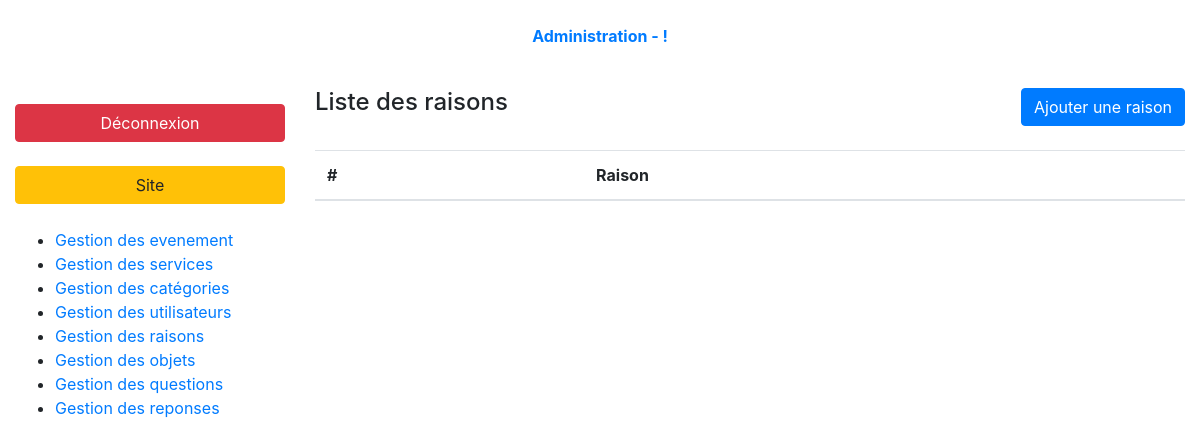
The app's page /index.php?page=admin-reasons-list (signed in), older data.
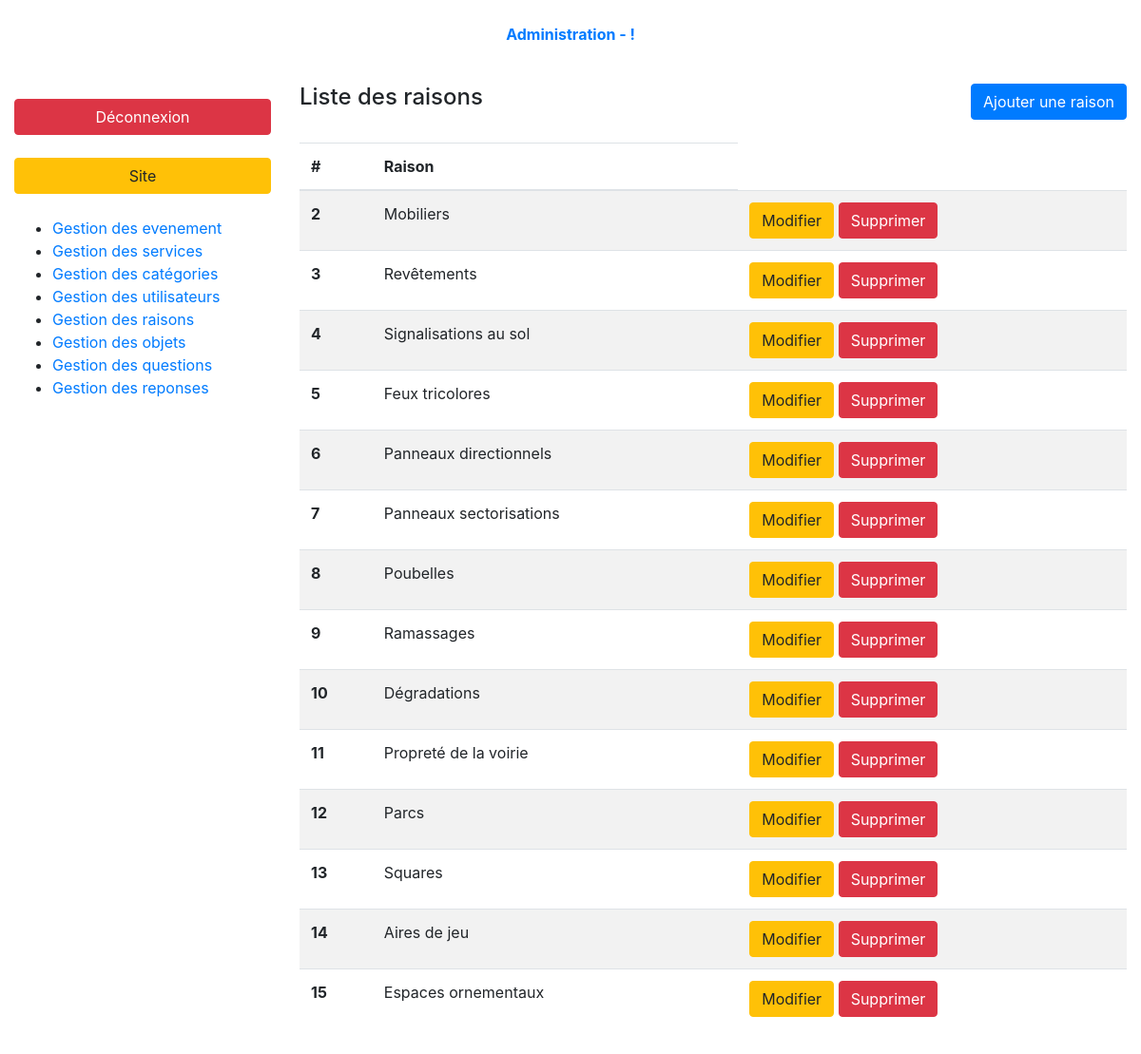
The same page, newer data.
### tables this page shows
CREATE TABLE `reasons` (
  `id` int(10) UNSIGNED NOT NULL,
  `reason_name` varchar(255) NOT NULL,
  `object_id` int(10) UNSIGNED NOT NULL
);

### controller/backend/reasons.php (called while the page is built, shortened)
<?php
require_once ('././model/reasons.php');
function reasonsList(){
    $reasons = getReasons(FALSE);
    require_once './views/backend/reasonsList.php';
}

### model/reasons.php (called while the page is built, shortened)
<?php
function getReasons($reasonId = FALSE, $objectId = FALSE)
{
    $db = dbConnect();
    $queryString = 'SELECT *';
    $queryString .= ' FROM reasons';
    $query = $db->prepare($queryString);
    if (!$reasonId && !$objectId){
        $query->execute();
        return $query->fetchAll();
    }
    elseif ($reasonId){
        $query->execute(['id' => $reasonId]);
        return $query->fetch(PDO::FETCH_ASSOC);
    }
    elseif ($objectId){
        $query->execute(['objectId' => $objectId]);
        return $query->fetchAll(PDO::FETCH_ASSOC);
    }
}

### views/backend/reasonsList.php (the view, shortened to what this page needs)
    <div class="container-fluid">
        <?php require '././partials/backend/header.php'; ?>
        <div class="row my-3 index-content">
            <?php require '././partials/backend/nav.php'; ?>
            <section class="col-9">
                <header class="pb-4 d-flex justify-content-between">
                    <h4>Liste des raisons</h4>
                    <a class="btn btn-primary" href="index.php?page=admin-reasons-form">Ajouter une raison</a>
                </header>
                <table class="table table-striped">
                    <thead>
                    <tr>
                        <th>#</th>
                        <th>Raison</th>
                    </tr>
                    </thead>
                    <tbody>
                    <?php foreach($reasons as $reason): ?>
                        <tr>
                            <th><?= $reason['id'];?></th>
                            <td><?= $reason['reason_name'];?></td>
                            <td>
                                <a href="index.php?page=admin-reasons-form&reason-id=<?= $reason['id'];?>&action=edit" class="btn btn-warning">Modifier</a>
                                <a onclick="return confirm('Are you sure?')" href="index.php?page=admin-reasons-list&reason-id=<?= $reason['id'];?>&action=delete" class="btn btn-danger">Supprimer</a>
                            </td>
                        </tr>
                    <?php endforeach; ?>
                    </tbody>
                </table>
            </section>
        </div>
    </div>
<?php $content = ob_get_clean(); ?>
<?php require 'layout.php'; ?>

### partials/backend/header.php
<header class="row mb-3 main-header">
    <div class="col py-4 text-center">
        <a href="index.php?page=admin"><b>Administration - !</b></a>
    </div>
</header>

### partials/backend/nav.php (shortened to what this page needs)
<nav class="col-3 py-2 categories-nav">
    <a class="d-block btn btn-danger mb-4 mt-2" href="/index.php?logout">Déconnexion</a>
    <a class="d-block btn btn-warning mb-4 mt-2" href="/index.php">Site</a>
    <ul>
        <li><a href="index.php?page=admin-events-list">Gestion des evenement </a></li>
        <li><a href="index.php?page=admin-services-list">Gestion des services </a></li>
        <li><a href="index.php?page=admin-categories-list">Gestion des catégories </a></li>
        <li><a href="index.php?page=admin-users-list">Gestion des utilisateurs </a></li>
        <li><a href="index.php?page=admin-reasons-list">Gestion des raisons </a></li>
        <li><a href="index.php?page=admin-objects-list">Gestion des objets </a></li>
        <li><a href="index.php?page=admin-questions-list">Gestion des questions </a></li>
        <li><a href="index.php?page=admin-responses-list">Gestion des reponses </a></li>
    </ul>
</nav>

### index.php (shortened to what this page needs)
<?php
try{
    if(isset($_GET['page'])){
        switch ($_GET['page']) {
            case 'admin-reasons-list':
                require 'controller/backend/reasons.php';
                reasonsList();
                break;
        }
    }
}
catch (Exception $e){
    echo 'Erreur : ' . $e->getMessage();
}

### views/backend/layout.php (shortened to what this page needs)
<!doctype html>
<html lang="fr">
<head>
    <?php require './partials/backend/headAssets.php'; ?>
</head>
    <body>
        <?= $content ?>
    </body>
</html>

### partials/backend/headAssets.php (shortened to what this page needs)
<link rel="stylesheet" href="https://maxcdn.bootstrapcdn.com/bootstrap/4.0.0-alpha.6/css/bootstrap.min.css">

Row changes from the older to the newer data that the page shows:
added reasons: id "2", reason_name "Mobiliers"
added reasons: id "3", reason_name "Revêtements"
added reasons: id "4", reason_name "Signalisations au sol"
added reasons: id "5", reason_name "Feux tricolores"
added reasons: id "6", reason_name "Panneaux directionnels"
added reasons: id "7", reason_name "Panneaux sectorisations"
added reasons: id "8", reason_name "Poubelles"
added reasons: id "9", reason_name "Ramassages"
added reasons: id "10", reason_name "Dégradations"
added reasons: id "11", reason_name "Propreté de la voirie"
added reasons: id "12", reason_name "Parcs"
added reasons: id "13", reason_name "Squares"
added reasons: id "14", reason_name "Aires de jeu"
added reasons: id "15", reason_name "Espaces ornementaux"
